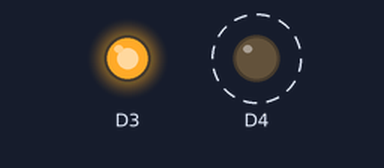
A sketch run on a simulated ESP8266 (NodeMCU). Parts: output pins drawn as LEDs (lit = HIGH). Dashed ring = blinking.

Above: at 0.02 s.
At 2.1 s:
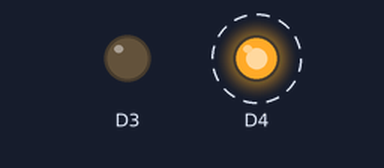
Timing chart, 0 to 3.0 s (numbered marks = the images above):
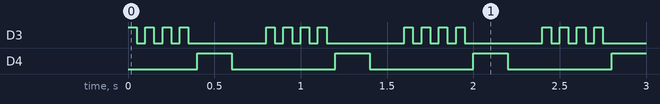

Measured:
- by itself, D3: repeats every 0.80 s: 3 × (LOW 0.05 s, HIGH 0.05 s), LOW 0.45 s, HIGH 0.05 s
- by itself, D4: alternates HIGH for 0.20 s and LOW for 0.60 s

The sketch:

led_blimk.ino
```cpp
void setup()
{
  pinMode(D3,OUTPUT);
  pinMode(D4,OUTPUT);
  // put your setup code here, to run once:

}

void loop()
{
  for(int i=1;i<=4;i++)
  {
  digitalWrite(D3,HIGH);
  delay(50);
  digitalWrite(D3,LOW);
  delay(50);
  }
  digitalWrite(D4,HIGH);
  delay(200);

  digitalWrite(D4,LOW);

  delay(200);

  // put your main code here, to run repeatedly:

}
```
